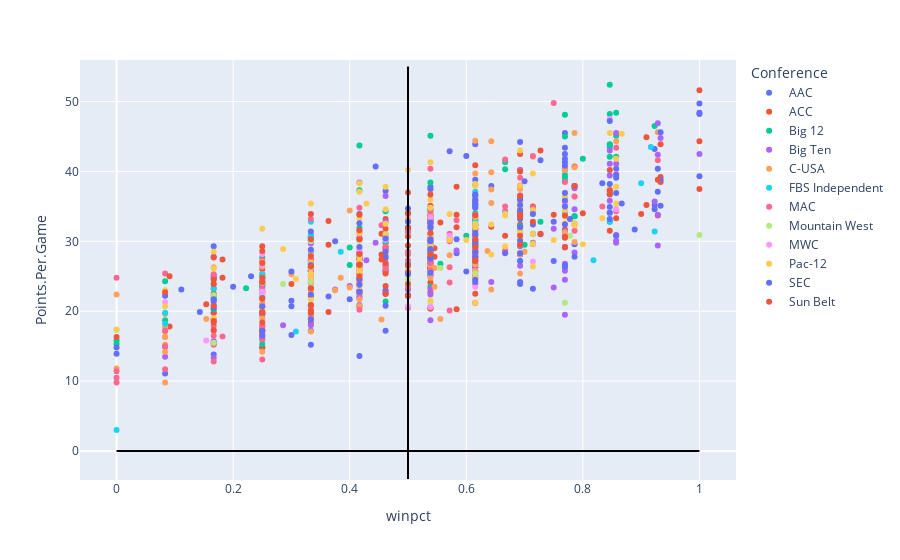

Source (notebook cell):
### Code cell
#!pip install plotly 
import plotly.express as px

fig = px.scatter(df, x ="winpct", y = "Points.Per.Game", color = "Conference",   
                #category_orders={"AAC", "ACC", "Big 12", "Big Ten", "C-USA", "FBS Independent", "MAC", "Mountain West", "MWC", "Pac-12", "SEC", "Sun Belt"},  
                hover_data = {'Team':True,
                               'Season': True,
                               'winpct':False, #Removes WinPct from Tooltip
                               'Conference':False,
                               'Net Yards Per Play':':.1f'
                                
                              })
                 
#Vertical Line to show .500 Winning Percentage
fig.add_shape(type="line", x0=.5, y0=-4, x1=.5, y1=55,
    line=dict(color="black",width=2))
#Horizontal Line to Show +,- NYPP
fig.add_shape(type="line", x0=0, y0=0, x1=1, y1=0,
    line=dict(color="black",width=2))

#Formats the Tooltip
fig.update_layout(
    hoverlabel=dict(
        bgcolor="white",
        font_size=14,
        font_family="Arial"
    )
)

fig.show()
